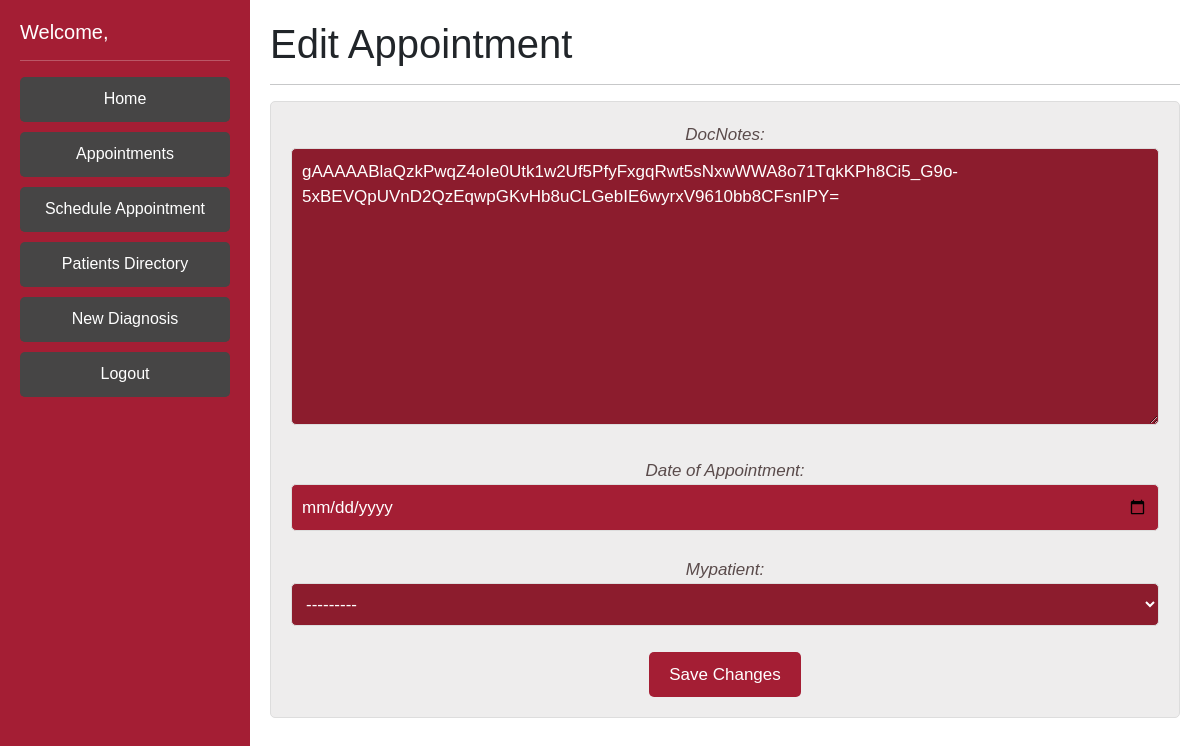
Page /editAppointmentDoctor/reedhavens/10 on the earlier database version.
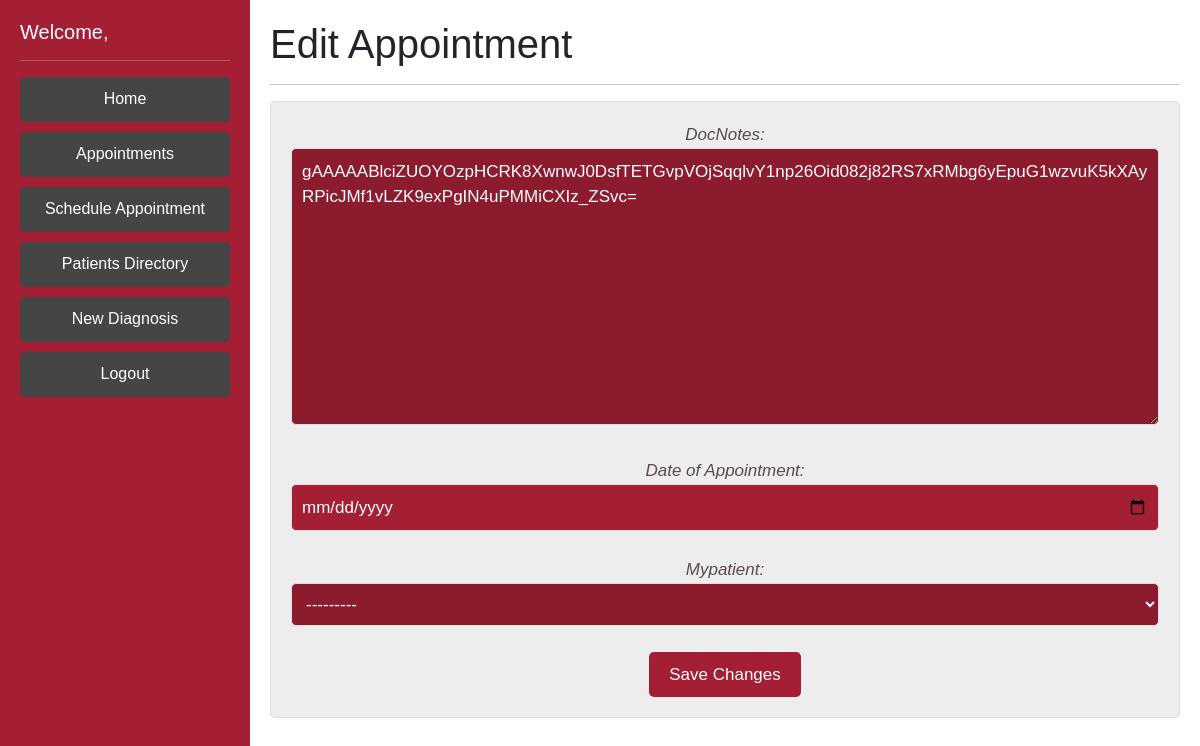
Same page on the later database version.
### DoctorPortal/models.py (models this page shows, shortened)
class Appointments(models.Model):
    staffUser = models.ForeignKey(Patient, on_delete=models.CASCADE, related_name='attendingDoctor', default='')
    patient = models.ForeignKey(Patient, on_delete=models.CASCADE, related_name='apptPatient', default='')
    updaterUsername = models.CharField(max_length=100, default = '')
    apptDate = models.DateTimeField(auto_now_add=True)
    docNotes = EncryptedTextField(default='na') #large body of text
    patientNotes = EncryptedTextField(default='na') #large body of text

### DoctorPortal/views.py (the view)
# urls.py: path('editAppointmentDoctor/<str:patientUsername>/<int:apptID>', views.editAppointmentDoctor, name='editAppointmentDoctor'),
def editAppointmentDoctor(request, patientUsername, apptID):
    current_user = request.user
    chosenAppt1 = Appointments.objects.filter(id = apptID)
    chosenAppt = chosenAppt1[0]
    if (request.method == 'POST'):
        form = AppointmentFormDoctor(user=current_user, data=request.POST, instance=chosenAppt)
        if form.is_valid() is True:
            chosenAppt.apptDate = form.cleaned_data['apptDate']
            chosenAppt.docNotes = form.cleaned_data['docNotes']
            chosenAppt.patient = form.cleaned_data['mypatient']
            chosenAppt.save()
            logger.info(f"Doctor {current_user} edited patient appointment for {form.cleaned_data['mypatient']}  Date/Time: {current_datetime}")
        return redirect(viewFutureApppointmentsDoctor)
    else:
        form = AppointmentFormDoctor(user=current_user, instance=chosenAppt)
    return render(request, 'editAppointments_doctor.html', context = {'appt': chosenAppt, 'user': current_user, 'form': form})

### DoctorPortal/forms.py (shortened to what this page needs)
class AppointmentFormDoctor(forms.ModelForm):
    def __init__(self, user, *args, **kwargs):
        self.user = user
        super(AppointmentFormDoctor, self).__init__(*args, **kwargs)
    class Meta:
        model = Appointments
        exclude = ('patientNotes', 'apptDate', 'staffUser', 'patient', 'updaterUsername')
    apptDate = forms.DateField(label = 'Date of Appointment', widget=DateInput(attrs={'class': 'apptDate'}))
    mypatient = forms.ModelChoiceField(
        queryset=Patient.objects.filter(is_patient=True)
    )

### DoctorPortal/models.py (called while the page is built)
    def __str__(self):
        if self.is_patient == True:
            return self.lname + ", " + self.fname
        elif (self.is_doctor == True):
            return "Dr." + self.fname + " " + self.lname
        else:
            return self.username

### DoctorPortal/templates/editAppointments_doctor.html (shortened to what this page needs)
{% extends 'base_doctor.html' %}
{% block content %}
<div class="jumbotron">
  <h1 class="display-7">Edit Appointment</h1>
  <hr class="my-3">
</div>
    <form method="post" class="myformy">
        {{ form.as_p }}
        <button name="submit" type="submit">Save Changes</button>
      </form>
{% endblock content %}

Differences in the rows shown:
changed Appointments: docNotes "gAAAAABlaQzkPwqZ4oIe0Utk1w2Uf5PfyFxgqRwt5sNxwWWA8o71TqkKPh8Ci5_G9o-5xBEVQpUVnD2QzEqwpGKvHb8uCLGebIE6wyrxV9610bb8CFsnIPY=" → "gAAAAABlciZUOYOzpHCRK8XwnwJ0DsfTETGvpVOjSqqlvY1np26Oid082j82RS7xRMbg6yEpuG1wzvuK5kXAyRPicJMf1vLZK9exPgIN4uPMMiCXIz_ZSvc="
